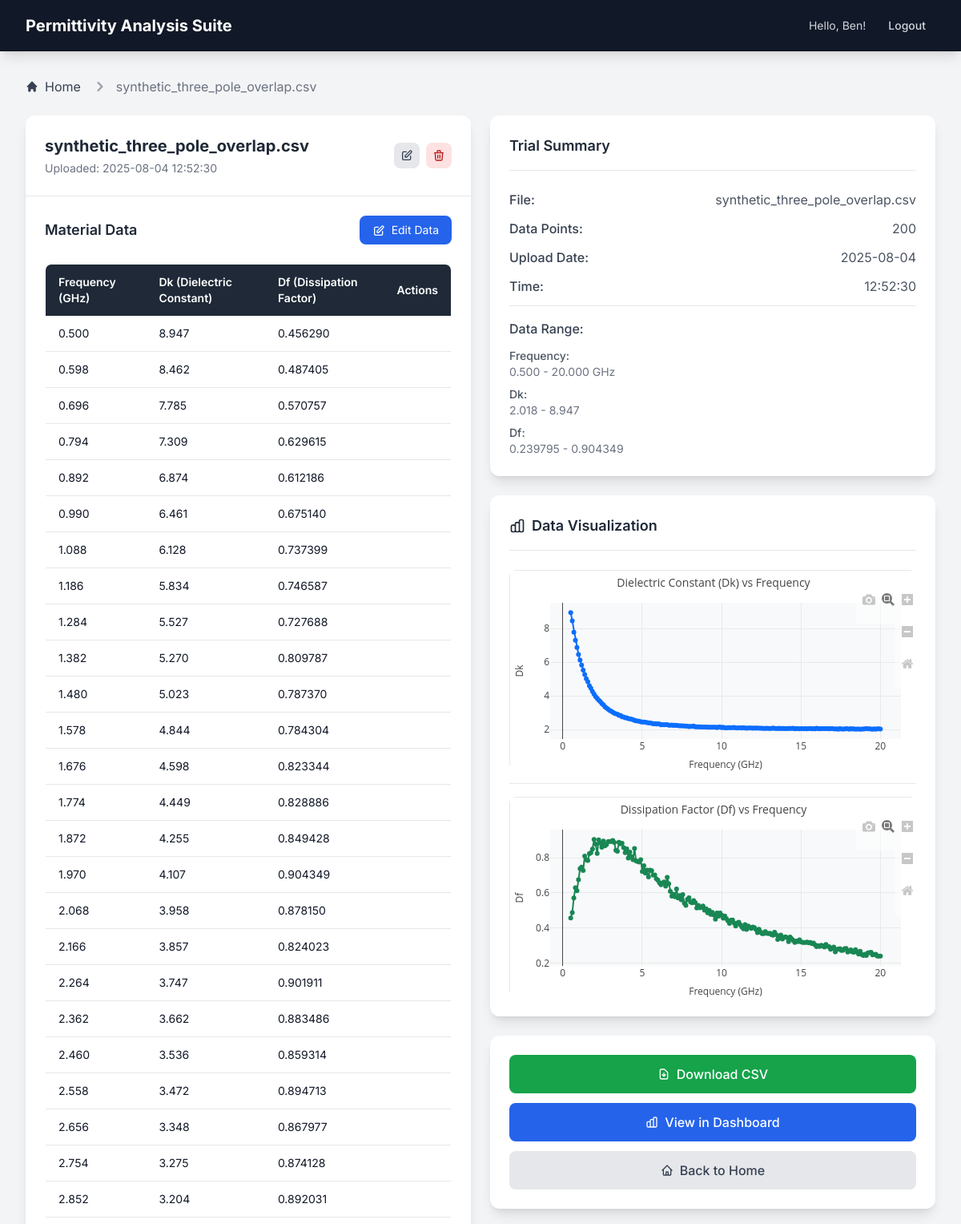
Page /trial/6 (signed in, upper part) on the committed database.
### app/auth/models.py (models this page shows, shortened)
class User(UserMixin, db.Model):
    id = db.Column(db.Integer, primary_key=True)
    username = db.Column(db.String(80), unique=True, nullable=False, index=True)
    email = db.Column(db.String(120), unique=True, nullable=False, index=True)
    password_hash = db.Column(db.String(128))
    trials = db.relationship('Trial', backref='user', lazy='dynamic')

class Trial(db.Model):
    id = db.Column(db.Integer, primary_key=True)
    filename = db.Column(db.String(255), nullable=False)
    upload_timestamp = db.Column(db.DateTime, default=datetime.utcnow, nullable=False)
    user_id = db.Column(db.Integer, db.ForeignKey('user.id'), nullable=False)
    data_fingerprint = db.Column(db.String(64), nullable=True, index=True)  # SHA256 hash of data content
    material_data = db.relationship('MaterialData', backref='trial', lazy='dynamic', cascade='all, delete-orphan')
    fitted_models = db.relationship('FittedModel', backref='trial', lazy='dynamic', cascade='all, delete-orphan')

class MaterialData(db.Model):
    id = db.Column(db.Integer, primary_key=True)
    frequency_ghz = db.Column(db.Float, nullable=False)
    dk = db.Column(db.Float, nullable=False)  # Dielectric constant
    df = db.Column(db.Float, nullable=False)  # Dissipation factor
    trial_id = db.Column(db.Integer, db.ForeignKey('trial.id'), nullable=False)

### app/main/routes.py (the view)
@bp.route('/trial/<int:trial_id>')
@login_required
def view_trial(trial_id):
    trial = Trial.query.filter_by(id=trial_id, user_id=current_user.id).first_or_404()
    material_data = trial.material_data.all()
    return render_template('view_trial.html', title=f'Trial: {trial.filename}',
                         trial=trial, material_data=material_data)

### app/templates/view_trial.html (shortened to what this page needs)
{% extends "base.html" %}
{% block content %}
<div class="mb-6">
    <nav class="flex" aria-label="Breadcrumb">
        <ol class="inline-flex items-center space-x-1 md:space-x-3">
            <li class="inline-flex items-center">
                <a href="{{ url_for('main.index') }}" class="text-gray-700 hover:text-blue-600 inline-flex items-center">
                    <svg class="w-4 h-4 mr-2" fill="currentColor" viewBox="0 0 20 20">
                        <path d="M10.707 2.293a1 1 0 00-1.414 0l-7 7a1 1 0 001.414 1.414L4 10.414V17a1 1 0 001 1h2a1 1 0 001-1v-2a1 1 0 011-1h2a1 1 0 011 1v2a1 1 0 001 1h2a1 1 0 001-1v-6.586l.293.293a1 1 0 001.414-1.414l-7-7z"/>
                    </svg>
                    Home
                </a>
            </li>
            <li>
                <div class="flex items-center">
                    <svg class="w-6 h-6 text-gray-400" fill="currentColor" viewBox="0 0 20 20">
                        <path fill-rule="evenodd" d="M7.293 14.707a1 1 0 010-1.414L10.586 10 7.293 6.707a1 1 0 011.414-1.414l4 4a1 1 0 010 1.414l-4 4a1 1 0 01-1.414 0z" clip-rule="evenodd"/>
                    </svg>
                    <span class="ml-1 text-gray-500 md:ml-2" aria-current="page">{{ trial.filename }}</span>
                </div>
            </li>
        </ol>
    </nav>
</div>
<div class="grid grid-cols-1 lg:grid-cols-2 gap-6">
    <div>
        <div class="bg-white rounded-xl shadow-lg">
            <div class="flex justify-between items-center border-b border-gray-200 p-6">
                <div>
                    <h3 class="text-xl font-bold text-gray-800 mb-1" data-trial-name="{{ trial.filename }}">{{ trial.filename }}</h3>
                    <p class="text-gray-500 text-sm mb-0">Uploaded: {{ trial.upload_timestamp.strftime('%Y-%m-%d %H:%M:%S') }}</p>
                </div>
                <div class="flex space-x-2">
                    <button type="button" class="bg-gray-200 hover:bg-gray-300 text-gray-700 p-2 rounded-lg text-sm transition-colors" id="edit-trial-btn" title="Edit trial name">
                        <svg class="w-4 h-4" fill="none" stroke="currentColor" viewBox="0 0 24 24">
                            <path stroke-linecap="round" stroke-linejoin="round" stroke-width="2" d="M11 5H6a2 2 0 00-2 2v11a2 2 0 002 2h11a2 2 0 002-2v-5m-1.414-9.414a2 2 0 112.828 2.828L11.828 15H9v-2.828l8.586-8.586z"/>
                        </svg>
                    </button>
                    <button type="button" class="bg-red-100 hover:bg-red-200 text-red-700 p-2 rounded-lg text-sm transition-colors" id="delete-trial-btn" title="Delete trial">
                        <svg class="w-4 h-4" fill="none" stroke="currentColor" viewBox="0 0 24 24">
                            <path stroke-linecap="round" stroke-linejoin="round" stroke-width="2" d="M19 7l-.867 12.142A2 2 0 0116.138 21H7.862a2 2 0 01-1.995-1.858L5 7m5 4v6m4-6v6m1-10V4a1 1 0 00-1-1h-4a1 1 0 00-1 1v3M4 7h16"/>
                        </svg>
                    </button>
                </div>
            </div>
            <div class="p-6">
                <div class="flex justify-between items-center mb-6">
                    <h5 class="text-lg font-semibold text-gray-800">Material Data</h5>
                    <div class="flex space-x-2">
                        <button type="button" class="bg-blue-600 hover:bg-blue-700 text-white py-2 px-4 text-sm rounded-lg transition-colors" id="edit-mode-btn">
                            <svg class="w-4 h-4 inline mr-1" fill="none" stroke="currentColor" viewBox="0 0 24 24">
                                <path stroke-linecap="round" stroke-linejoin="round" stroke-width="2" d="M11 5H6a2 2 0 00-2 2v11a2 2 0 002 2h11a2 2 0 002-2v-5m-1.414-9.414a2 2 0 112.828 2.828L11.828 15H9v-2.828l8.586-8.586z"/>
                            </svg>
                            Edit Data
                        </button>
                    </div>
                </div>
                <div class="table-container">
                    <table class="w-full border border-gray-200 rounded-lg overflow-hidden" id="material-data-table">
                        <thead class="bg-gray-800 text-white">
                            <tr>
                                <th class="px-4 py-3 text-left text-sm font-semibold">Frequency (GHz)</th>
                                <th class="px-4 py-3 text-left text-sm font-semibold">Dk (Dielectric Constant)</th>
                                <th class="px-4 py-3 text-left text-sm font-semibold">Df (Dissipation Factor)</th>
                                <th class="px-4 py-3 text-left text-sm font-semibold w-20">Actions</th>
                            </tr>
                        </thead>
                        <tbody class="bg-white divide-y divide-gray-200">
                            {% for data in material_data %}
                            <tr class="hover:bg-gray-50 transition-colors" data-data-id="{{ data.id }}">
                                <td class="px-4 py-3 text-sm text-gray-900">{{ "%.3f"|format(data.frequency_ghz) }}</td>
                                <td class="px-4 py-3 text-sm text-gray-900">{{ "%.3f"|format(data.dk) }}</td>
                                <td class="px-4 py-3 text-sm text-gray-900">{{ "%.6f"|format(data.df) }}</td>
                                <td class="px-4 py-3 text-sm text-gray-900"></td>
                            </tr>
                            {% endfor %}
                        </tbody>
                    </table>
                </div>
            </div>
        </div>
    </div>
    <div>
        <div class="bg-white rounded-xl shadow-lg p-6">
            <div class="border-b border-gray-200 pb-4 mb-6">
                <h5 class="text-lg font-semibold text-gray-800">Trial Summary</h5>
            </div>
            <div class="space-y-3">
                <div class="flex justify-between">
                    <span class="font-medium text-gray-700">File:</span>
                    <span class="text-gray-600" data-trial-name="{{ trial.filename }}">{{ trial.filename }}</span>
                </div>
                <div class="flex justify-between">
                    <span class="font-medium text-gray-700">Data Points:</span>
                    <span class="text-gray-600" data-stat="data-points">{{ material_data|length }}</span>
                </div>
                <div class="flex justify-between">
                    <span class="font-medium text-gray-700">Upload Date:</span>
                    <span class="text-gray-600">{{ trial.upload_timestamp.strftime('%Y-%m-%d') }}</span>
                </div>
                <div class="flex justify-between">
                    <span class="font-medium text-gray-700">Time:</span>
                    <span class="text-gray-600">{{ trial.upload_timestamp.strftime('%H:%M:%S') }}</span>
                </div>
                {% if material_data %}
                <div class="border-t border-gray-200 pt-4 mt-6">
                    <h6 class="font-medium text-gray-700 mb-3">Data Range:</h6>
                    <div class="space-y-2 text-sm">
                        <div>
                            <span class="font-medium text-gray-600">Frequency:</span><br>
                            <span class="text-gray-500" data-stat="freq-range">{{ "%.3f"|format(material_data|map(attribute='frequency_ghz')|min) }} -
                            {{ "%.3f"|format(material_data|map(attribute='frequency_ghz')|max) }} GHz</span>
                        </div>
                        <div>
                            <span class="font-medium text-gray-600">Dk:</span><br>
                            <span class="text-gray-500" data-stat="dk-range">{{ "%.3f"|format(material_data|map(attribute='dk')|min) }} -
                            {{ "%.3f"|format(material_data|map(attribute='dk')|max) }}</span>
                        </div>
                        <div>
                            <span class="font-medium text-gray-600">Df:</span><br>
                            <span class="text-gray-500" data-stat="df-range">{{ "%.6f"|format(material_data|map(attribute='df')|min) }} -
                            {{ "%.6f"|format(material_data|map(attribute='df')|max) }}</span>
                        </div>
                    </div>
                </div>
                {% endif %}
            </div>
        </div>
        {% if material_data %}
        <div class="bg-white rounded-xl shadow-lg p-6 mt-6">
            <div class="border-b border-gray-200 pb-4 mb-6">
                <h6 class="text-lg font-semibold text-gray-800 flex items-center">
                    Data Visualization
                </h6>
            </div>
            <div>
                <div id="dk-chart" style="height: 250px;"></div>
                <div class="border-t border-gray-200 my-4"></div>
                <div id="df-chart" style="height: 250px;"></div>
            </div>
        </div>
        {% endif %}
        <div class="bg-white rounded-xl shadow-lg p-6 mt-6">
            <div class="space-y-3">
                <a href="{{ url_for('main.download_trial_csv', trial_id=trial.id) }}" class="w-full bg-green-600 hover:bg-green-700 text-white font-medium py-3 px-4 rounded-lg transition-colors duration-300 flex items-center justify-center">
                    <svg class="w-4 h-4 mr-2" fill="none" stroke="currentColor" viewBox="0 0 24 24">
                        <path stroke-linecap="round" stroke-linejoin="round" stroke-width="2" d="M12 10v6m0 0l-3-3m3 3l3-3m2 8H7a2 2 0 01-2-2V5a2 2 0 012-2h5.586a1 1 0 01.707.293l5.414 5.414a1 1 0 01.293.707V19a2 2 0 01-2 2z"/>
                    </svg>
                    Download CSV
                </a>
                <a href="{{ url_for('main.dashboard') }}" class="w-full bg-blue-600 hover:bg-blue-700 text-white font-medium py-3 px-4 rounded-lg transition-colors duration-300 flex items-center justify-center">
                    View in Dashboard
                </a>
                <a href="{{ url_for('main.index') }}" class="w-full bg-gray-200 hover:bg-gray-300 text-gray-700 font-medium py-3 px-4 rounded-lg transition-colors duration-300 flex items-center justify-center">
                    <svg class="w-4 h-4 mr-2" fill="none" stroke="currentColor" viewBox="0 0 24 24">
                        <path stroke-linecap="round" stroke-linejoin="round" stroke-width="2" d="M3 12l2-2m0 0l7-7 7 7M5 10v10a1 1 0 001 1h3m10-11l2 2m-2-2v10a1 1 0 01-1 1h-3m-6 0a1 1 0 001-1v-4a1 1 0 011-1h2a1 1 0 011 1v4a1 1 0 001 1m-6 0h6"/>
                    </svg>
                    Back to Home
                </a>
            </div>
        </div>
    </div>
</div>
</div>
{% endblock %}

### app/templates/base.html (shortened to what this page needs)
<!DOCTYPE html>
<html lang="en" class="h-full">
<head>
    <script src="https://cdn.tailwindcss.com"></script>
    <link href="{{ url_for('static', filename='css/main.css') }}" rel="stylesheet">
</head>
<body class="bg-gray-100 text-gray-800 h-full flex flex-col">
    <nav class="bg-gray-900 shadow-lg">
        <div class="container mx-auto px-4 md:px-6 lg:px-8 max-w-7xl">
            <div class="flex justify-between items-center h-16">
                <a href="{{ url_for('main.index') }}" class="text-xl font-bold text-white hover:text-blue-200 transition-colors">
                    Permittivity Analysis Suite
                </a>
                <div class="flex items-center space-x-4">
                    {% if current_user.is_anonymous %}
                        <a href="{{ url_for('auth.login') }}" class="text-gray-300 hover:text-white hover:bg-gray-700 px-3 py-2 rounded-md text-sm font-medium transition-colors">Login</a>
                        <a href="{{ url_for('auth.register') }}" class="bg-blue-600 hover:bg-blue-700 text-white px-4 py-2 rounded-md text-sm font-medium transition-colors">Register</a>
                    {% else %}
                        <span class="text-gray-300 text-sm">Hello, {{ current_user.username }}!</span>
                        <a href="{{ url_for('auth.logout') }}" class="text-gray-300 hover:text-white hover:bg-gray-700 px-3 py-2 rounded-md text-sm font-medium transition-colors">Logout</a>
                    {% endif %}
                </div>
            </div>
        </div>
    </nav>
    <main class="flex-1">
        <div class="container mx-auto p-4 md:p-6 lg:p-8 max-w-7xl">
            {% block content %}{% endblock %}
    </main>
</body>
</html>

### app/static/css/main.css (style rules this page uses)
.fade-in { animation: fadeIn 0.3s ease-out; }
.table-container { max-height: calc(50 * 3rem); overflow-y: auto; overflow-x: auto; border-radius: 0.5rem; }
.table-container table thead { position: sticky; top: 0; z-index: 10; }
#dk-chart, #df-chart { border-radius: 0.5rem; background-color: #ffffff; border: 1px solid #e5e7eb; }

### app/templates/base.html (style rules this page uses)
body { font-family: 'Inter', sans-serif; }

### rows in the picture
User: username "Ben"
Trial: filename "synthetic_three_pole_overlap.csv", upload_timestamp "2025-08-04 12:52:30", upload_timestamp "2025-08-04", upload_timestamp "12:52:30"
MaterialData: frequency_ghz "0.500", dk "8.947", df "0.456290"
MaterialData: frequency_ghz "0.598", dk "8.462", df "0.487405"
MaterialData: frequency_ghz "0.696", dk "7.785", df "0.570757"
MaterialData: frequency_ghz "0.794", dk "7.309", df "0.629615"
MaterialData: frequency_ghz "0.892", dk "6.874", df "0.612186"
MaterialData: frequency_ghz "0.990", dk "6.461", df "0.675140"
MaterialData: frequency_ghz "1.088", dk "6.128", df "0.737399"
MaterialData: frequency_ghz "1.186", dk "5.834", df "0.746587"
MaterialData: frequency_ghz "1.284", dk "5.527", df "0.727688"
MaterialData: frequency_ghz "1.382", dk "5.270", df "0.809787"
MaterialData: frequency_ghz "1.480", dk "5.023", df "0.787370"
MaterialData: frequency_ghz "1.578", dk "4.844", df "0.784304"
MaterialData: frequency_ghz "1.676", dk "4.598", df "0.823344"
MaterialData: frequency_ghz "1.774", dk "4.449", df "0.828886"
MaterialData: frequency_ghz "1.872", dk "4.255", df "0.849428"
MaterialData: frequency_ghz "1.970", dk "4.107", df "0.904349"
MaterialData: frequency_ghz "2.068", dk "3.958", df "0.878150"
MaterialData: frequency_ghz "2.166", dk "3.857", df "0.824023"
MaterialData: frequency_ghz "2.264", dk "3.747", df "0.901911"
MaterialData: frequency_ghz "2.362", dk "3.662", df "0.883486"
MaterialData: frequency_ghz "2.460", dk "3.536", df "0.859314"
MaterialData: frequency_ghz "2.558", dk "3.472", df "0.894713"
MaterialData: frequency_ghz "2.656", dk "3.348", df "0.867977"
MaterialData: frequency_ghz "2.754", dk "3.275", df "0.874128"
MaterialData: frequency_ghz "2.852", dk "3.204", df "0.892031"

### other values in the picture
{{ material_data|length }} "200"
{{ "%.3f"|format(material_data|map(attribute='frequency_ghz')|min) }} "0.500"
{{ "%.3f"|format(material_data|map(attribute='frequency_ghz')|max) }} "20.000"
{{ "%.3f"|format(material_data|map(attribute='dk')|min) }} "2.018"
{{ "%.3f"|format(material_data|map(attribute='dk')|max) }} "8.947"
{{ "%.6f"|format(material_data|map(attribute='df')|min) }} "0.239795"
{{ "%.6f"|format(material_data|map(attribute='df')|max) }} "0.904349"
